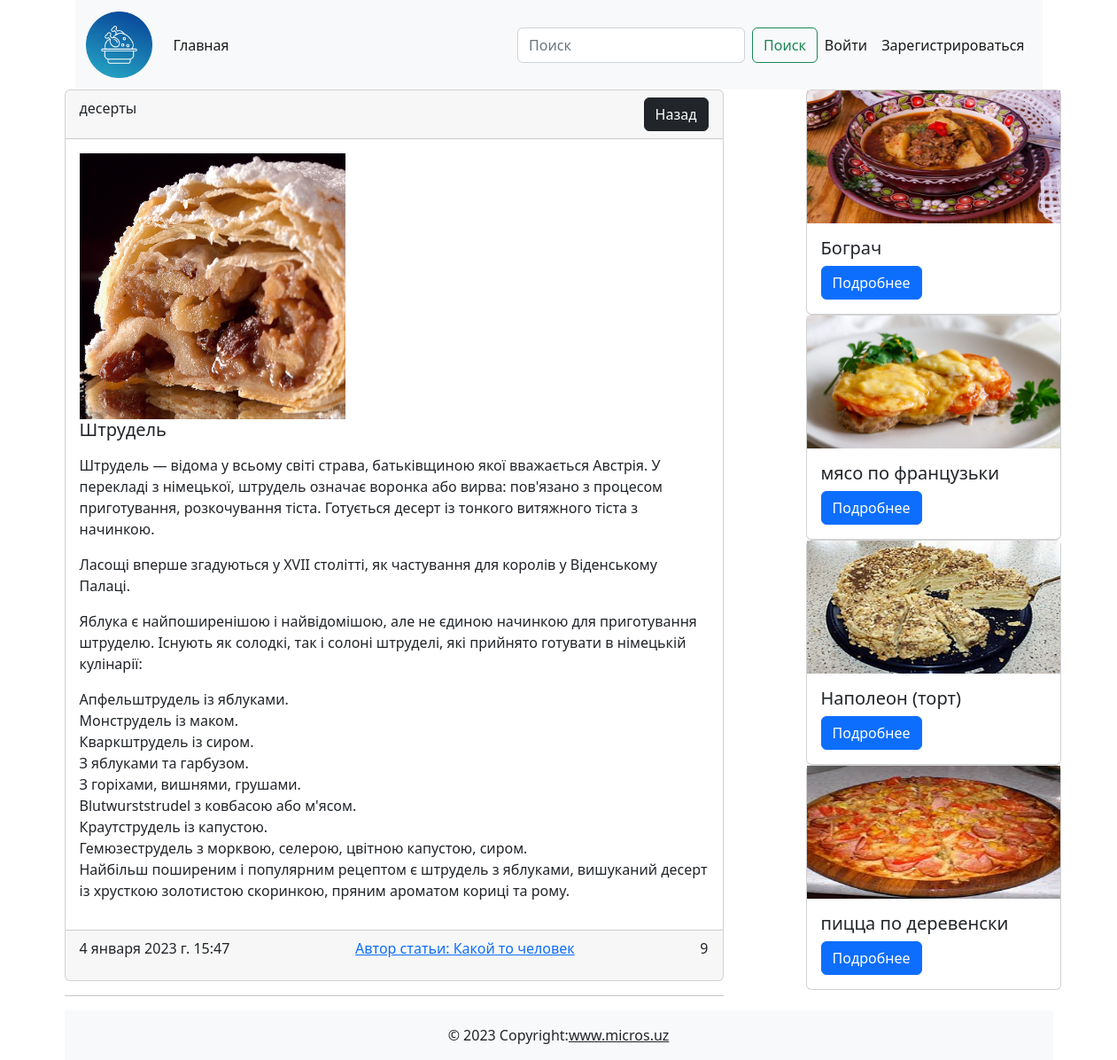
/post/5/, run on the app's committed database.
### cooking/models.py (models this page shows, shortened)
class Post(models.Model):
    title = models.CharField(max_length=255)
    content = models.TextField(default='скоро тут будет статья')
    created_at = models.DateTimeField(auto_now_add=True)
    updated_at = models.DateTimeField(auto_now=True)
    photo = models.ImageField(upload_to='photos/', blank=True, null=True)
    watched = models.IntegerField(default=0)
    is_published = models.BooleanField(default=True)
    category = models.ForeignKey(Category,on_delete=models.CASCADE)
    author = models.ForeignKey(User, default=None, null=True, blank=True, on_delete=models.CASCADE)
    def get_absolute_url(self):
        return reverse('post_detail', kwargs={'pk':self.pk})

class Category(models.Model):
    title = models.CharField(max_length=255)
    is_published = models.BooleanField(default=True)
    def __str__(self):
        return self.title

### cooking/views.py (the view)
# urls.py: path('post/<int:pk>/', PostDetail.as_view(), name='post_detail'),
class PostDetail(DetailView):
    model = Post
    template_name = 'cooking/article_detail.html'
    context_object_name = 'post'
    pk_url_kwarg = 'pk'
    def get_context_data(self, **kwargs):
        context = super().get_context_data(**kwargs)
        post = Post.objects.get(pk=self.kwargs['pk'])
        Post.objects.filter(pk=self.object.pk).update(watched=F('watched')+ 1)
        context['ext_posts'] = Post.objects.all().exclude(pk=self.object.pk).order_by('-watched')[:5]
        context['title'] = self.object.title
        context['comments'] = Comment.objects.filter(post=post)
        if self.request.user.is_authenticated:
            context['comment_form'] = CommentForm
        return context

### cooking/templates/cooking/article_detail.html (shortened to what this page needs)
{% extends 'base.html' %}
{% block main %}
<div class="d-flex justify-content-between"><div class="col-8">
    <div class="card"><div class="card-header d-flex justify-content-between">{{post.category}}
        <div>
            <a href="{% url 'category_list' post.category.pk %}" class="btn btn-dark">Назад</a>
        </div>
    </div>
        <img src="" class="card-img-top" alt=""><div class="card-body">
            {%if post.photo %}
            <img src="{{ post.photo.url }}" width="300" height="300" alt="">
            {%else%}
        <img src="https://www.raumplus.ru/upload/iblock/99e/Skoro-zdes-budet-foto.jpg" width="300" alt="">
        {%endif%}
        <h5 class="card-title">{{post.title}}</h5>
        <p class="card-text">{{post.content | linebreaks }}</p>
    </div>
        <div class="card-footer d-flex justify-content-between"><p class="card-text">4 января 2023 г. 15:47</p>
            <a href="/profile/1">Автор статьи: Какой то человек</a>
            <p class="card-text">{{post.watched}}</p>
        </div>
    </div>
    <hr>
</div>
<div class="col-1"></div>
<div class="col-4">
    {%for ext_post in ext_posts %}
    <div class="card" style="width: 18rem;">
        {%if ext_post.photo %}
        <img src="{{ ext_post.photo.url }}" width="286" height="150" alt="">
        {%else%}
        <img class="card-img-top" src="{{ext_post.img}}" width="200" alt="">
        {%endif%}
        <div class="card-body"><h5 class="card-title">{{ext_post.title}}</h5><a href="{{ext_post.get_absolute_url}}" class="btn btn-primary">Подробнее</a></div>
    </div>
    {%endfor%}
</div>
</div>
{% endblock main %}

### data on the page
Post: category "десерты", photo (picture), title "Штрудель", content "Штрудель — відома у всьому світі страва, батьківщиною якої вважається Австрія. У перекладі з німецької, штрудель означає воронка або вирва: пов'язано з процесом приготування, розкочування тіста. Готується десерт із тонкого витяжного тіста з начинкою. Ласощі вперше згадуються у XVII столітті, як частування для королів у Віденському Палаці. Яблука є найпоширенішою і найвідомішою, але не єдиною начинкою для приготування штруделю. Існують як солодкі, так і солоні штруделі, які прийнято готувати в німецькій кулінарії: Апфельштрудель із яблуками. Монструдель із маком. Кваркштрудель із сиром. З яблуками та гарбузом. З горіхами, вишнями, грушами. Blutwurststrudel з ковбасою або м'ясом.…", watched "9"
Post: photo (picture), title "Бограч"
Post: photo (picture), title "мясо по французьки"
Post: photo (picture), title "Наполеон (торт)"
Post: photo (picture), title "пицца по деревенски"
